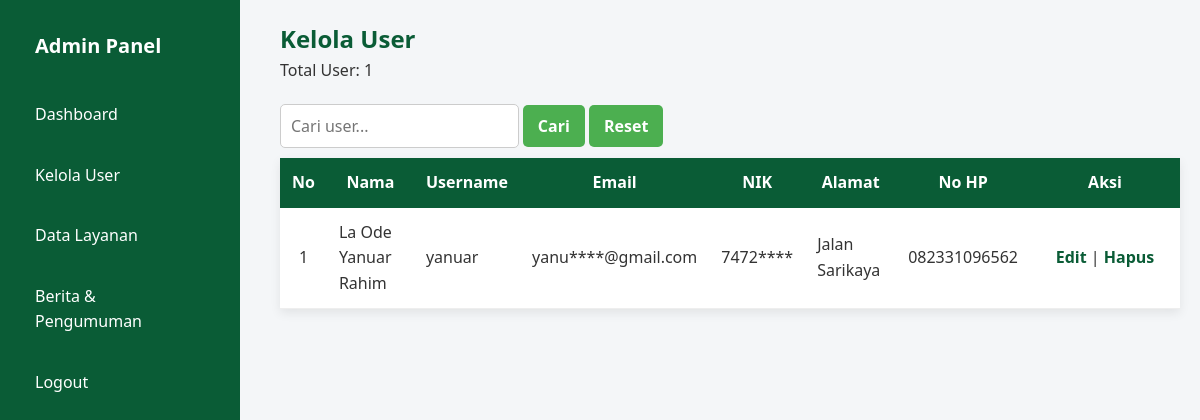
Screenshot of /admin/kelola_user.php (signed in) with the database file from the repository.
### tables this page shows
CREATE TABLE `users` (
  `id` int(11) NOT NULL,
  `nama` varchar(100) DEFAULT NULL,
  `email` varchar(100) NOT NULL,
  `username` varchar(50) DEFAULT NULL,
  `password` varchar(255) DEFAULT NULL,
  `role` enum('admin','user') DEFAULT 'user',
  `nik` varchar(20) DEFAULT NULL,
  `alamat` text DEFAULT NULL,
  `no_hp` varchar(15) DEFAULT NULL
);

### admin/kelola_user.php (the view, shortened to what this page needs)
<?php
include "../config/koneksi.php";
$cari_user = $_GET['cari_user'] ?? '';
$user = mysqli_query($koneksi, "
    SELECT * FROM users
    WHERE role='user'
      AND (nama LIKE '%$cari_user%'
        OR username LIKE '%$cari_user%'
        OR email LIKE '%$cari_user%')
    ORDER BY id DESC
");
$total_user = mysqli_num_rows(mysqli_query($koneksi,"SELECT * FROM users WHERE role='user'"));
?>
<!DOCTYPE html>
<html lang="id">
<head>
    <link rel="stylesheet" href="../assets/css/admin.css">
    <link rel="stylesheet" href="../assets/css/index.css">
</head>
<body>
<div class="dashboard">
    <?php include "../includes/sidebar.php"; ?>
    <main class="content" style="margin-top:20px;">
        <h2 style="text-align: left;">Kelola User</h2>
        <p>Total User: <?= $total_user ?></p>
        <div class="header-tabel" style="margin-bottom:10px;">
            <form method="get">
                <input type="text" name="cari_user" placeholder="Cari user..." value="<?= htmlspecialchars($cari_user) ?>">
                <button type="submit" class="button">Cari</button>
                <button type="button" onclick="window.location.href='kelola-user.php';" class="button">Reset</button>
            </form>
        </div>
        <table style="width:100%; margin-bottom:20px;">
            <tr>
                <th>No</th>
                <th>Nama</th>
                <th>Username</th>
                <th>Email</th>
                <th>NIK</th>
                <th>Alamat</th>
                <th>No HP</th>
                <th>Aksi</th>
            </tr>
            <?php if(mysqli_num_rows($user) > 0): ?>
            <?php $no=1; while($u=mysqli_fetch_assoc($user)): ?>
            <tr>
                <td style="text-align:center;"><?= $no++ ?></td>
                <td><?= $u['nama'] ?></td>
                <td><?= $u['username'] ?></td>
                <td><?= substr($u['email'],0, 4) ?>****@gmail.com</td>
                <td><?= substr($u['nik'], 0, 4) ?>****</td>
                <td><?= $u['alamat'] ?></td>
                <td><?= $u['no_hp'] ?></td>
                <td style="text-align:center; width: 150px;">
                    <a href="edit_user.php?id=<?= $u['id'] ?>">Edit</a> |
                    <a href="hapus_user.php?id=<?= $u['id'] ?>" onclick="return confirm('Hapus user ini?')">Hapus</a>
                </td>
            </tr>
            <?php endwhile; ?>
            <?php else: ?>
            <tr>
                <td colspan="8" style="text-align:center;">Tidak ada user ditemukan</td>
            </tr>
            <?php endif; ?>
        </table>
    </main>
</div>
</body>
</html>

### assets/css/admin.css (style rules this page uses)
.dashboard { display: flex; min-height: 100vh; }
.content { flex: 1; background: #f4f6f8; margin-left: 260px; padding: 0 20px; }
table { background: #fff; border-collapse: collapse; box-shadow: 0 4px 10px rgba(0,0,0,.08); width: 100%; }
table th { background: #0a5c36; color: #fff; padding: 12px; text-align: center; }
table td { padding: 12px; border-bottom: 1px solid #eee; }
table a { color: #0a5c36; text-decoration: none; font-weight: 600; }
table th:nth-child(1) { width: 10px; }
table td:nth-child(1) { text-align: center; }
.header-tabel { display: flex; align-items: center; justify-content: space-between; margin-top: 20px; }
h2 { color: #0a5c36; text-align: left; }
.button { background: #0a5c36; text-decoration: none; color: #fff; border: none; padding: 8px 15px; border-radius: 6px; cursor: pointer; font-weight: bold; }
.header-tabel input { padding: 8px; border: 1px solid #ccc; border-radius: 6px; }

### assets/css/index.css (style rules this page uses)
* { margin: 0; padding: 0; box-sizing: border-box; font-family: "Segoe UI", Arial, sans-serif; }
html { scroll-behavior: smooth; }
body { background-color: #f4f6f8; color: #333; line-height: 1.6; min-height: 100vh; display: flex; flex-direction: column; }
.container p, h2 { text-align: center; }
.header-tabel { margin-bottom: 20px; display: flex; justify-content: start; align-items: center; }
.header-tabel input[type="text"] { padding: 10px; width: 60%; font-size: 16px; border: 1px solid #ccc; border-radius: 5px; }
.header-tabel button { padding: 10px 15px; background-color: #4CAF50; border: none; color: white; cursor: pointer; border-radius: 5px; }
.button { background-color: #45a049; padding: 12px 20px; font-size: 16px; text-decoration: none; text-align: center; border: none; color: white; border-radius: 8px; }

### rows the page displays
users: nama "La Ode Yanuar Rahim", username "yanuar", email "yanu", nik "7472", alamat "Jalan Sarikaya", no_hp "082331096562"

### other values shown
$total_user "1"
